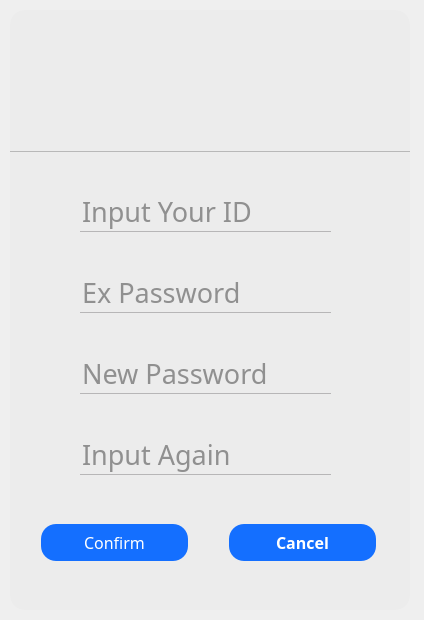
<?xml version="1.0" encoding="UTF-8"?>
<ui version="4.0">
 <class>repWord</class>
 <widget class="QWidget" name="repWord">
  <property name="geometry">
   <rect>
    <x>0</x>
    <y>0</y>
    <width>424</width>
    <height>620</height>
   </rect>
  </property>
  <property name="windowTitle">
   <string>Form</string>
  </property>
  <property name="styleSheet">
   <string notr="true"/>
  </property>
  <widget class="QFrame" name="frame">
   <property name="geometry">
    <rect>
     <x>10</x>
     <y>10</y>
     <width>400</width>
     <height>600</height>
    </rect>
   </property>
   <property name="styleSheet">
    <string notr="true">#frame{
  background:#ECECEC;
  border-color:#E7E7E7;
  border-width: 1px;
  border-radius: 15px;

}

QToolButton{
  background:transparent;
  border-radius:35px;
}


QPushButton {
	border-radius: 15px;
	margin: 2px;
	color: rgb(255, 255, 255);
	background-color: #146FFF;
}


QPushButton:hover{
  background:#A1C4FA;
  border-radius:15px;
  color:#ececec;
}


QLineEdit{
  background:transparent;
  border:none;
  color:#343434;
  border-bottom:1px solid #B7B6B7;
}</string>
   </property>
   <property name="frameShape">
    <enum>QFrame::StyledPanel</enum>
   </property>
   <property name="frameShadow">
    <enum>QFrame::Raised</enum>
   </property>
   <widget class="QPushButton" name="pushButton">
    <property name="geometry">
     <rect>
      <x>29</x>
      <y>512</y>
      <width>151</width>
      <height>41</height>
     </rect>
    </property>
    <property name="font">
     <font>
      <family>AvenirNext LT Pro Bold</family>
      <pointsize>12</pointsize>
      <weight>50</weight>
      <italic>false</italic>
      <bold>false</bold>
     </font>
    </property>
    <property name="text">
     <string>Confirm</string>
    </property>
   </widget>
   <widget class="QPushButton" name="pushButton_2">
    <property name="geometry">
     <rect>
      <x>217</x>
      <y>512</y>
      <width>151</width>
      <height>41</height>
     </rect>
    </property>
    <property name="font">
     <font>
      <family>AvenirNext LT Pro Bold</family>
      <pointsize>12</pointsize>
      <weight>75</weight>
      <bold>true</bold>
     </font>
    </property>
    <property name="text">
     <string>Cancel</string>
    </property>
   </widget>
   <widget class="QWidget" name="layoutWidget">
    <property name="geometry">
     <rect>
      <x>70</x>
      <y>159</y>
      <width>251</width>
      <height>331</height>
     </rect>
    </property>
    <layout class="QVBoxLayout" name="verticalLayout">
     <property name="spacing">
      <number>18</number>
     </property>
     <item>
      <widget class="QLineEdit" name="lineEdit">
       <property name="font">
        <font>
         <family>AvenirNext LT Pro Medium</family>
         <pointsize>20</pointsize>
        </font>
       </property>
       <property name="placeholderText">
        <string>Input Your ID</string>
       </property>
      </widget>
     </item>
     <item>
      <widget class="QLineEdit" name="lineEdit_2">
       <property name="font">
        <font>
         <family>AvenirNext LT Pro Medium</family>
         <pointsize>20</pointsize>
        </font>
       </property>
       <property name="echoMode">
        <enum>QLineEdit::Password</enum>
       </property>
       <property name="placeholderText">
        <string>Ex Password</string>
       </property>
      </widget>
     </item>
     <item>
      <widget class="QLineEdit" name="lineEdit_3">
       <property name="font">
        <font>
         <family>AvenirNext LT Pro Medium</family>
         <pointsize>20</pointsize>
        </font>
       </property>
       <property name="echoMode">
        <enum>QLineEdit::Password</enum>
       </property>
       <property name="placeholderText">
        <string>New Password</string>
       </property>
      </widget>
     </item>
     <item>
      <widget class="QLineEdit" name="lineEdit_4">
       <property name="font">
        <font>
         <family>AvenirNext LT Pro Medium</family>
         <pointsize>20</pointsize>
        </font>
       </property>
       <property name="echoMode">
        <enum>QLineEdit::Password</enum>
       </property>
       <property name="placeholderText">
        <string>Input Again</string>
       </property>
      </widget>
     </item>
    </layout>
   </widget>
   <widget class="QToolButton" name="toolButton">
    <property name="geometry">
     <rect>
      <x>341</x>
      <y>-12</y>
      <width>71</width>
      <height>71</height>
     </rect>
    </property>
    <property name="styleSheet">
     <string notr="true"/>
    </property>
    <property name="text">
     <string/>
    </property>
    <property name="icon">
     <iconset resource="images.qrc">
      <normaloff>:/images/img/close.png</normaloff>:/images/img/close.png</iconset>
    </property>
    <property name="iconSize">
     <size>
      <width>30</width>
      <height>25</height>
     </size>
    </property>
   </widget>
   <widget class="QFrame" name="frame_2">
    <property name="geometry">
     <rect>
      <x>-1</x>
      <y>-9</y>
      <width>415</width>
      <height>151</height>
     </rect>
    </property>
    <property name="styleSheet">
     <string notr="true">background-image: url(:/images/img/back.png);

QFrame{
border-radius:0px;
}</string>
    </property>
    <property name="frameShape">
     <enum>QFrame::StyledPanel</enum>
    </property>
    <property name="frameShadow">
     <enum>QFrame::Raised</enum>
    </property>
   </widget>
   <widget class="QToolButton" name="toolButton_2">
    <property name="geometry">
     <rect>
      <x>165</x>
      <y>89</y>
      <width>70</width>
      <height>70</height>
     </rect>
    </property>
    <property name="text">
     <string/>
    </property>
    <property name="icon">
     <iconset resource="images.qrc">
      <normaloff>:/images/img/config.png</normaloff>:/images/img/config.png</iconset>
    </property>
    <property name="iconSize">
     <size>
      <width>70</width>
      <height>70</height>
     </size>
    </property>
   </widget>
   <zorder>pushButton</zorder>
   <zorder>pushButton_2</zorder>
   <zorder>layoutWidget</zorder>
   <zorder>frame_2</zorder>
   <zorder>toolButton</zorder>
   <zorder>toolButton_2</zorder>
  </widget>
 </widget>
 <resources>
  <include location="images.qrc"/>
 </resources>
 <connections>
  <connection>
   <sender>toolButton</sender>
   <signal>clicked()</signal>
   <receiver>repWord</receiver>
   <slot>hide()</slot>
   <hints>
    <hint type="sourcelabel">
     <x>451</x>
     <y>25</y>
    </hint>
    <hint type="destinationlabel">
     <x>234</x>
     <y>299</y>
    </hint>
   </hints>
  </connection>
 </connections>
</ui>
